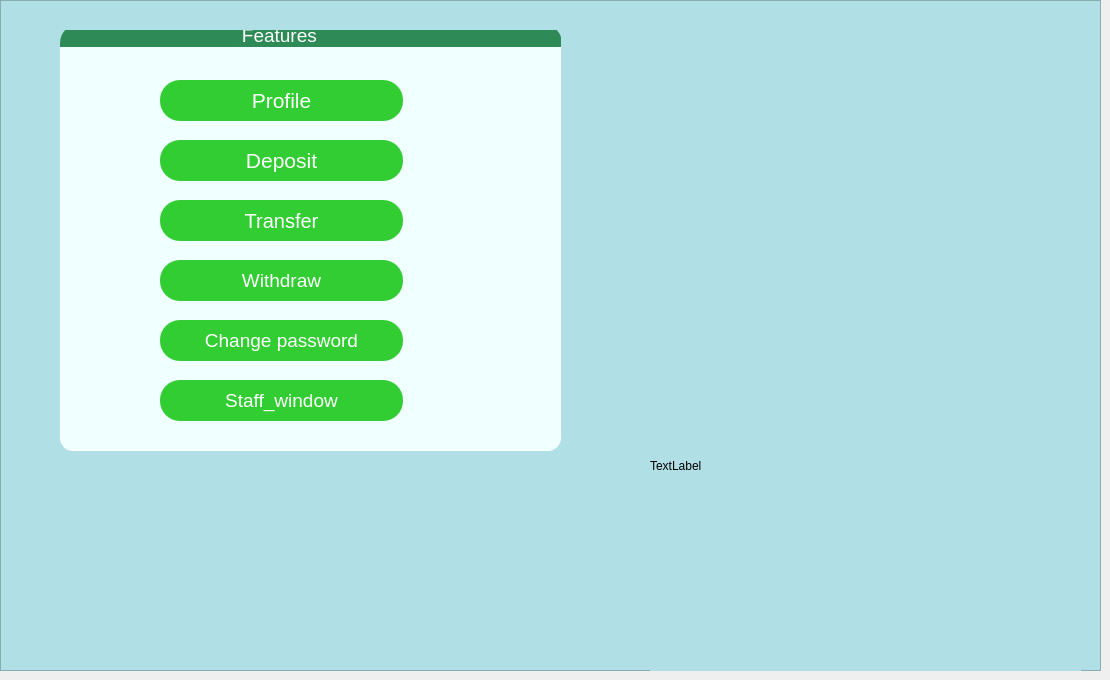
    <widget class="QWidget" name="page_3">
     <widget class="QFrame" name="frame_18">
      <property name="geometry">
       <rect>
        <x>0</x>
        <y>0</y>
        <width>1101</width>
        <height>671</height>
       </rect>
      </property>
      <property name="styleSheet">
       <string notr="true">QFrame{
background-color: powderblue;
}
QPushButton{
border-radius: 20px;
background-color: limegreen;
color:white;
}
QPushButton:hover:pressed{
background-color: white;
color: limegreen;
}
</string>
      </property>
      <property name="frameShape">
       <enum>QFrame::StyledPanel</enum>
      </property>
      <property name="frameShadow">
       <enum>QFrame::Raised</enum>
      </property>
      <widget class="QLabel" name="label_menu_pic">
       <property name="geometry">
        <rect>
         <x>650</x>
         <y>260</y>
         <width>431</width>
         <height>411</height>
        </rect>
       </property>
       <property name="text">
        <string>TextLabel</string>
       </property>
      </widget>
      <widget class="QGroupBox" name="groupBox_8">
       <property name="geometry">
        <rect>
         <x>60</x>
         <y>30</y>
         <width>501</width>
         <height>421</height>
        </rect>
       </property>
       <property name="font">
        <font>
         <family>helvetica</family>
         <pointsize>14</pointsize>
        </font>
       </property>
       <property name="styleSheet">
        <string notr="true">QGroupBox
{
	border-radius: 13px;
border: 1px solid white;
background-color: azure;
}
QGroupBox:title
{
	background-color: seagreen;
	color: white;
	border-top-left-radius: 19px;
	border-top-right-radius: 19px;
}

QGroupBox{
    border: 1px solid white;
    margin-top: 0.5em;
    color: white;
}

QGroupBox::title {
    top: -6px;
    left: 0px;
}
</string>
       </property>
       <property name="title">
        <string>                                  Features                                              </string>
       </property>
       <property name="alignment">
        <set>Qt::AlignCenter</set>
       </property>
       <property name="flat">
        <bool>false</bool>
       </property>
       <property name="checkable">
        <bool>false</bool>
       </property>
       <property name="checked">
        <bool>false</bool>
       </property>
       <widget class="QPushButton" name="pushButton_7">
        <property name="geometry">
         <rect>
          <x>100</x>
          <y>290</y>
          <width>243</width>
          <height>41</height>
         </rect>
        </property>
        <property name="font">
         <font>
          <family>helvetica</family>
          <pointsize>14</pointsize>
         </font>
        </property>
        <property name="cursor">
         <cursorShape>PointingHandCursor</cursorShape>
        </property>
        <property name="text">
         <string>Change password</string>
        </property>
       </widget>
       <widget class="QPushButton" name="pushButton_4">
        <property name="geometry">
         <rect>
          <x>100</x>
          <y>110</y>
          <width>243</width>
          <height>41</height>
         </rect>
        </property>
        <property name="font">
         <font>
          <family>helvetica</family>
          <pointsize>16</pointsize>
         </font>
        </property>
        <property name="cursor">
         <cursorShape>PointingHandCursor</cursorShape>
        </property>
        <property name="styleSheet">
         <string notr="true"/>
        </property>
        <property name="text">
         <string>Deposit</string>
        </property>
       </widget>
       <widget class="QPushButton" name="pushButton_staff_win">
        <property name="geometry">
         <rect>
          <x>100</x>
          <y>350</y>
          <width>243</width>
          <height>41</height>
         </rect>
        </property>
        <property name="font">
         <font>
          <family>helvetica</family>
          <pointsize>14</pointsize>
         </font>
        </property>
        <property name="cursor">
         <cursorShape>PointingHandCursor</cursorShape>
        </property>
        <property name="text">
         <string>Staff_window</string>
        </property>
       </widget>
       <widget class="QPushButton" name="pushButton_profile">
        <property name="geometry">
         <rect>
          <x>100</x>
          <y>50</y>
          <width>243</width>
          <height>41</height>
         </rect>
        </property>
        <property name="font">
         <font>
          <family>helvetica</family>
          <pointsize>16</pointsize>
         </font>
        </property>
        <property name="cursor">
         <cursorShape>PointingHandCursor</cursorShape>
        </property>
        <property name="styleSheet">
         <string notr="true">QPushButton{
border-radius: 20px;
background-color: limegreen;
color:white;
}
QPushButton:hover:pressed{
background-color: white;
color: limegreen;
}
</string>
        </property>
        <property name="text">
         <string>Profile</string>
        </property>
       </widget>
       <widget class="QPushButton" name="pushButton_2">
        <property name="geometry">
         <rect>
          <x>100</x>
          <y>170</y>
          <width>243</width>
          <height>41</height>
         </rect>
        </property>
        <property name="font">
         <font>
          <family>helvetica</family>
          <pointsize>15</pointsize>
         </font>
        </property>
        <property name="cursor">
         <cursorShape>PointingHandCursor</cursorShape>
        </property>
        <property name="text">
         <string>Transfer</string>
        </property>
       </widget>
       <widget class="QPushButton" name="pushButton_3">
        <property name="geometry">
         <rect>
          <x>100</x>
          <y>230</y>
          <width>243</width>
          <height>41</height>
         </rect>
        </property>
        <property name="font">
         <font>
          <family>helvetica</family>
          <pointsize>14</pointsize>
         </font>
        </property>
        <property name="cursor">
         <cursorShape>PointingHandCursor</cursorShape>
        </property>
        <property name="text">
         <string>Withdraw</string>
        </property>
       </widget>
      </widget>
     </widget>
    </widget>
